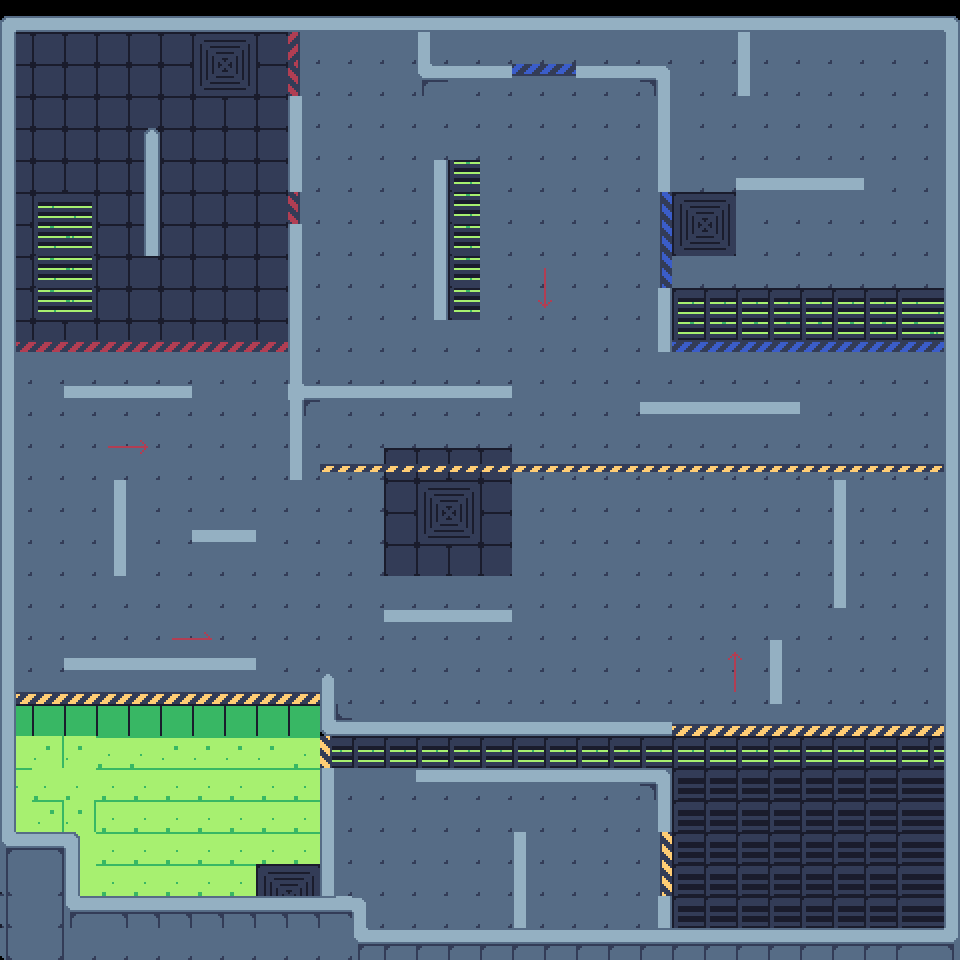

This is a level from a 2D game, rendered from its Tiled map with the project's own tilesets. A one-line summary and the map file follow, with tile-layer data summarised:
An orthogonal 30x30 tile map with 32x32 px tiles, 4 tile layers (Слой тайлов 3, Слой тайлов 2, Слой тайлов 1, Collision), 2 tilesets and 36 objects.

<map version="1.8" tiledversion="1.8.1" orientation="orthogonal" renderorder="right-down" width="30" height="30" tilewidth="32" tileheight="32" infinite="0" nextlayerid="6" nextobjectid="47">
 <tileset firstgid="1" source="tech.tsx" />
 <tileset firstgid="3405" source="ui x2.tsx" />
 <layer id="3" name="Слой тайлов 3" width="30" height="30">
  <data>[900 cells, 26 non-empty, 6 distinct tile ids]</data>
 </layer>
 <layer id="2" name="Слой тайлов 2" width="30" height="30">
  <data>[900 cells, 176 non-empty, 26 distinct tile ids]</data>
 </layer>
 <layer id="1" name="Слой тайлов 1" width="30" height="30">
  <data>[900 cells, 770 non-empty, 51 distinct tile ids]</data>
 </layer>
 <layer id="4" name="Collision" width="30" height="30">
  <data>[900 cells, 209 non-empty, 20 distinct tile ids]</data>
 </layer>
 <objectgroup id="5" name="Objects">
  <object id="1" x="64.75" y="386.25" width="126.5" height="12" />
  <object id="2" x="114.5" y="480.75" width="11" height="94.2045" />
  <object id="7" x="146" y="133" width="12.3333" height="122.333" />
  <object id="8" x="289" y="97" width="12.3333" height="94.3333" />
  <object id="9" x="289" y="225" width="12.6667" height="174.667" />
  <object id="11" x="290.667" y="400" width="11" height="79.3333" />
  <object id="14" x="300" y="386" width="211.333" height="11.6667" />
  <object id="15" x="192.182" y="529.636" width="63.2727" height="12.1818" />
  <object id="16" x="64.6667" y="657.667" width="190.667" height="11.6667" />
  <object id="17" x="384.667" y="610" width="126" height="11.3333" />
  <object id="18" x="321.333" y="768.667" width="12" height="127" />
  <object id="19" x="513.667" y="832.333" width="11.6667" height="95" />
  <object id="20" x="657.75" y="896.5" width="13.75" height="30.25" />
  <object id="21" x="657.75" y="769" width="15" height="62.25" />
  <object id="22" x="416" y="770" width="245.333" height="12" />
  <object id="23" x="322" y="678.667" width="11.3333" height="54.3333" />
  <object id="24" x="325.909" y="674.364" width="4" height="4.18182" />
  <object id="26" x="324.5" y="721.5" width="347" height="12" />
  <object id="27" x="770.125" y="639.875" width="11.625" height="63.75" />
  <object id="28" x="834.25" y="480.25" width="11.25" height="127.25" />
  <object id="29" x="640" y="402" width="159.75" height="11.75" />
  <object id="30" x="658" y="288.333" width="11.6667" height="62.6667" />
  <object id="31" x="434.333" y="160" width="10.6667" height="159.333" />
  <object id="32" x="737.333" y="17" width="12" height="78" />
  <object id="33" x="736" y="177.667" width="128.667" height="12.6667" />
  <object id="35" x="658.333" y="66.3333" width="11.3333" height="125.333" />
  <object id="36" x="576" y="65.6667" width="83" height="11" />
  <object id="38" x="417.75" y="65.5" width="93.5" height="11.75" />
  <object id="39" x="418.25" y="17" width="11.25" height="57.25" />
  <object id="40" x="1" y="1" width="956" height="26" />
  <object id="41" x="945.333" y="1.33333" width="14.6667" height="957.333" />
  <object id="42" x="1" y="931" width="959" height="27" />
  <object id="43" x="0" y="899" width="363" height="33" />
  <object id="44" x="-1" y="831" width="78" height="67" />
  <object id="45" x="1" y="15" width="12" height="673" />
  <object id="46" x="0" y="685" width="14" height="159.5" />
 </objectgroup>
</map>
